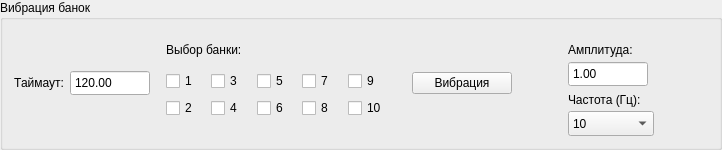
         <widget class="QGroupBox" name="Vibration">
          <property name="minimumSize">
           <size>
            <width>600</width>
            <height>150</height>
           </size>
          </property>
          <property name="maximumSize">
           <size>
            <width>950</width>
            <height>150</height>
           </size>
          </property>
          <property name="font">
           <font>
            <weight>50</weight>
            <italic>false</italic>
            <bold>false</bold>
           </font>
          </property>
          <property name="title">
           <string>Вибрация банок</string>
          </property>
          <layout class="QHBoxLayout" name="horizontalLayout_4">
           <item>
            <widget class="QLabel" name="label_21">
             <property name="maximumSize">
              <size>
               <width>16777215</width>
               <height>50</height>
              </size>
             </property>
             <property name="text">
              <string>Таймаут:</string>
             </property>
             <property name="alignment">
              <set>Qt::AlignRight|Qt::AlignTrailing|Qt::AlignVCenter</set>
             </property>
            </widget>
           </item>
           <item>
            <widget class="QDoubleSpinBox" name="v_timeout">
             <property name="minimumSize">
              <size>
               <width>80</width>
               <height>26</height>
              </size>
             </property>
             <property name="maximumSize">
              <size>
               <width>80</width>
               <height>26</height>
              </size>
             </property>
             <property name="buttonSymbols">
              <enum>QAbstractSpinBox::NoButtons</enum>
             </property>
             <property name="maximum">
              <double>1800.000000000000000</double>
             </property>
             <property name="value">
              <double>120.000000000000000</double>
             </property>
            </widget>
           </item>
           <item>
            <spacer name="horizontalSpacer_15">
             <property name="orientation">
              <enum>Qt::Horizontal</enum>
             </property>
             <property name="sizeType">
              <enum>QSizePolicy::Minimum</enum>
             </property>
             <property name="sizeHint" stdset="0">
              <size>
               <width>10</width>
               <height>20</height>
              </size>
             </property>
            </spacer>
           </item>
           <item>
            <widget class="QWidget" name="widget_6" native="true">
             <property name="minimumSize">
              <size>
               <width>230</width>
               <height>0</height>
              </size>
             </property>
             <property name="maximumSize">
              <size>
               <width>230</width>
               <height>16777215</height>
              </size>
             </property>
             <widget class="QLabel" name="label_19">
              <property name="geometry">
               <rect>
                <x>0</x>
                <y>10</y>
                <width>101</width>
                <height>17</height>
               </rect>
              </property>
              <property name="text">
               <string>Выбор банки:</string>
              </property>
             </widget>
             <widget class="QWidget" name="layoutWidget_4">
              <property name="geometry">
               <rect>
                <x>0</x>
                <y>33</y>
                <width>221</width>
                <height>61</height>
               </rect>
              </property>
              <layout class="QGridLayout" name="gridLayout_4">
               <property name="verticalSpacing">
                <number>0</number>
               </property>
               <item row="0" column="0">
                <widget class="QCheckBox" name="checkBox_1">
                 <property name="text">
                  <string>1</string>
                 </property>
                </widget>
               </item>
               <item row="1" column="0">
                <widget class="QCheckBox" name="checkBox_2">
                 <property name="text">
                  <string>2</string>
                 </property>
                </widget>
               </item>
               <item row="0" column="1">
                <widget class="QCheckBox" name="checkBox_3">
                 <property name="text">
                  <string>3</string>
                 </property>
                </widget>
               </item>
               <item row="1" column="2">
                <widget class="QCheckBox" name="checkBox_6">
                 <property name="text">
                  <string>6</string>
                 </property>
                </widget>
               </item>
               <item row="1" column="1">
                <widget class="QCheckBox" name="checkBox_4">
                 <property name="text">
                  <string>4</string>
                 </property>
                </widget>
               </item>
               <item row="0" column="2">
                <widget class="QCheckBox" name="checkBox_5">
                 <property name="text">
                  <string>5</string>
                 </property>
                </widget>
               </item>
               <item row="0" column="3">
                <widget class="QCheckBox" name="checkBox_7">
                 <property name="text">
                  <string>7</string>
                 </property>
                </widget>
               </item>
               <item row="1" column="3">
                <widget class="QCheckBox" name="checkBox_8">
                 <property name="text">
                  <string>8</string>
                 </property>
                </widget>
               </item>
               <item row="0" column="4">
                <widget class="QCheckBox" name="checkBox_9">
                 <property name="text">
                  <string>9</string>
                 </property>
                </widget>
               </item>
               <item row="1" column="4">
                <widget class="QCheckBox" name="checkBox_10">
                 <property name="text">
                  <string>10</string>
                 </property>
                </widget>
               </item>
              </layout>
             </widget>
            </widget>
           </item>
           <item>
            <spacer name="horizontalSpacer_11">
             <property name="orientation">
              <enum>Qt::Horizontal</enum>
             </property>
             <property name="sizeType">
              <enum>QSizePolicy::Minimum</enum>
             </property>
             <property name="sizeHint" stdset="0">
              <size>
               <width>10</width>
               <height>20</height>
              </size>
             </property>
            </spacer>
           </item>
           <item>
            <widget class="QPushButton" name="vibro_start">
             <property name="minimumSize">
              <size>
               <width>100</width>
               <height>0</height>
              </size>
             </property>
             <property name="maximumSize">
              <size>
               <width>100</width>
               <height>16777215</height>
              </size>
             </property>
             <property name="text">
              <string>Вибрация</string>
             </property>
            </widget>
           </item>
           <item>
            <spacer name="horizontalSpacer_7">
             <property name="orientation">
              <enum>Qt::Horizontal</enum>
             </property>
             <property name="sizeHint" stdset="0">
              <size>
               <width>40</width>
               <height>20</height>
              </size>
             </property>
            </spacer>
           </item>
           <item>
            <widget class="QWidget" name="widget_4" native="true">
             <property name="minimumSize">
              <size>
               <width>150</width>
               <height>0</height>
              </size>
             </property>
             <property name="maximumSize">
              <size>
               <width>200</width>
               <height>16777215</height>
              </size>
             </property>
             <widget class="QLabel" name="label_2">
              <property name="geometry">
               <rect>
                <x>10</x>
                <y>10</y>
                <width>91</width>
                <height>17</height>
               </rect>
              </property>
              <property name="maximumSize">
               <size>
                <width>16777215</width>
                <height>50</height>
               </size>
              </property>
              <property name="text">
               <string>Амплитуда:</string>
              </property>
             </widget>
             <widget class="QLabel" name="label_18">
              <property name="geometry">
               <rect>
                <x>10</x>
                <y>60</y>
                <width>91</width>
                <height>17</height>
               </rect>
              </property>
              <property name="maximumSize">
               <size>
                <width>16777215</width>
                <height>50</height>
               </size>
              </property>
              <property name="text">
               <string>Частота (Гц):</string>
              </property>
             </widget>
             <widget class="QComboBox" name="v_frequency">
              <property name="enabled">
               <bool>true</bool>
              </property>
              <property name="geometry">
               <rect>
                <x>10</x>
                <y>80</y>
                <width>86</width>
                <height>25</height>
               </rect>
              </property>
              <item>
               <property name="text">
                <string>10</string>
               </property>
              </item>
              <item>
               <property name="text">
                <string>20</string>
               </property>
              </item>
              <item>
               <property name="text">
                <string>30</string>
               </property>
              </item>
              <item>
               <property name="text">
                <string>50</string>
               </property>
              </item>
              <item>
               <property name="text">
                <string>70</string>
               </property>
              </item>
              <item>
               <property name="text">
                <string>100</string>
               </property>
              </item>
              <item>
               <property name="text">
                <string>200</string>
               </property>
              </item>
              <item>
               <property name="text">
                <string>300</string>
               </property>
              </item>
              <item>
               <property name="text">
                <string>500</string>
               </property>
              </item>
              <item>
               <property name="text">
                <string>700</string>
               </property>
              </item>
              <item>
               <property name="text">
                <string>1000</string>
               </property>
              </item>
             </widget>
             <widget class="QDoubleSpinBox" name="v_amplitude">
              <property name="geometry">
               <rect>
                <x>10</x>
                <y>30</y>
                <width>80</width>
                <height>26</height>
               </rect>
              </property>
              <property name="minimumSize">
               <size>
                <width>80</width>
                <height>26</height>
               </size>
              </property>
              <property name="maximumSize">
               <size>
                <width>80</width>
                <height>26</height>
               </size>
              </property>
              <property name="buttonSymbols">
               <enum>QAbstractSpinBox::NoButtons</enum>
              </property>
              <property name="maximum">
               <double>10.000000000000000</double>
              </property>
              <property name="value">
               <double>1.000000000000000</double>
              </property>
             </widget>
            </widget>
           </item>
          </layout>
         </widget>
